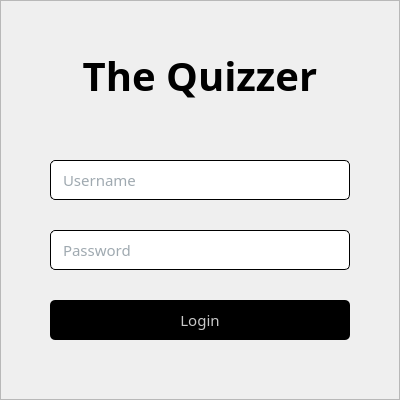
<?xml version="1.0" encoding="UTF-8"?>
<ui version="4.0">
 <class>MainWindow</class>
 <widget class="QMainWindow" name="MainWindow">
  <property name="windowModality">
   <enum>Qt::NonModal</enum>
  </property>
  <property name="geometry">
   <rect>
    <x>0</x>
    <y>0</y>
    <width>400</width>
    <height>400</height>
   </rect>
  </property>
  <property name="minimumSize">
   <size>
    <width>400</width>
    <height>400</height>
   </size>
  </property>
  <property name="maximumSize">
   <size>
    <width>400</width>
    <height>400</height>
   </size>
  </property>
  <property name="windowTitle">
   <string>Login</string>
  </property>
  <property name="styleSheet">
   <string notr="true">* {
	font-size: 15px;
	font-family: Century Gothic, sans-serif;
}

QFrame {
	background-image: url(:/resources/bg.jpg);
}

QLabel {
	font-size: 40px;
	font-weight: bold;
}

QLineEdit {
	padding-left: 10px;
	color: #405361;
	border: 1px solid black;
	border-radius: 5px;
}

QPushButton {
	background-color: black;
	color: rgb(200, 200, 200);
	border-radius: 5px;
}</string>
  </property>
  <property name="toolButtonStyle">
   <enum>Qt::ToolButtonIconOnly</enum>
  </property>
  <property name="tabShape">
   <enum>QTabWidget::Rounded</enum>
  </property>
  <widget class="QWidget" name="centralwidget">
   <widget class="QFrame" name="frame">
    <property name="geometry">
     <rect>
      <x>0</x>
      <y>0</y>
      <width>400</width>
      <height>400</height>
     </rect>
    </property>
    <property name="styleSheet">
     <string notr="true"/>
    </property>
    <property name="frameShape">
     <enum>QFrame::StyledPanel</enum>
    </property>
    <property name="frameShadow">
     <enum>QFrame::Raised</enum>
    </property>
    <widget class="QLineEdit" name="lineEdit">
     <property name="geometry">
      <rect>
       <x>50</x>
       <y>160</y>
       <width>300</width>
       <height>40</height>
      </rect>
     </property>
     <property name="placeholderText">
      <string>Username</string>
     </property>
    </widget>
    <widget class="QLineEdit" name="lineEdit_2">
     <property name="geometry">
      <rect>
       <x>50</x>
       <y>230</y>
       <width>300</width>
       <height>40</height>
      </rect>
     </property>
     <property name="echoMode">
      <enum>QLineEdit::Password</enum>
     </property>
     <property name="placeholderText">
      <string>Password</string>
     </property>
    </widget>
    <widget class="QPushButton" name="pushButton">
     <property name="geometry">
      <rect>
       <x>50</x>
       <y>300</y>
       <width>300</width>
       <height>40</height>
      </rect>
     </property>
     <property name="cursor">
      <cursorShape>PointingHandCursor</cursorShape>
     </property>
     <property name="text">
      <string>Login</string>
     </property>
    </widget>
    <widget class="QLabel" name="label">
     <property name="geometry">
      <rect>
       <x>50</x>
       <y>50</y>
       <width>300</width>
       <height>50</height>
      </rect>
     </property>
     <property name="text">
      <string>The Quizzer</string>
     </property>
     <property name="alignment">
      <set>Qt::AlignCenter</set>
     </property>
     <property name="indent">
      <number>0</number>
     </property>
    </widget>
   </widget>
  </widget>
 </widget>
 <resources>
  <include location="../resources/bg.qrc"/>
 </resources>
 <connections/>
</ui>
